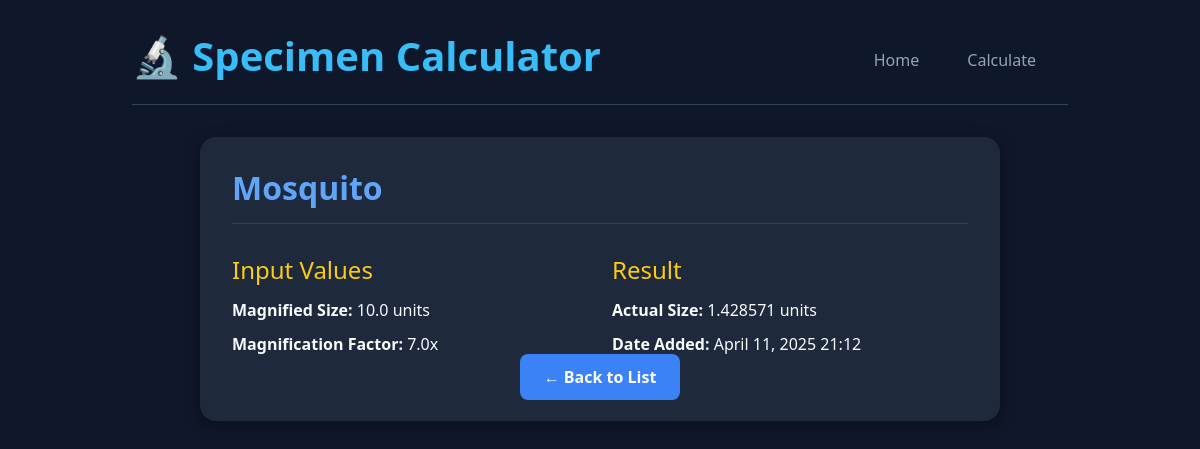
Page /specimen/1/ on the committed database.
### website/models.py (models this page shows, shortened)
class Specimen(models.Model):
    name = models.CharField(max_length=100)
    size = models.FloatField()
    mag_factor = models.FloatField()
    actual_size = models.FloatField()
    date_added = models.DateTimeField(default=timezone.now)

### website/views.py (the view)
# urls.py: path('specimen/<int:pk>/', SpecimenDetailView.as_view(), name='detail'),
class SpecimenDetailView(DetailView):
    model = Specimen
    template_name = 'website/detail.html'

### website/templates/website/detail.html (shortened to what this page needs)
{% extends "base.html" %}
{% block content %}
<div class="custom-card">
    <h2>{{ specimen.name }}</h2>
    <div class="row">
        <div class="col-md-6 info-section">
            <h4>Input Values</h4>
            <p><strong>Magnified Size:</strong> {{ specimen.size }} units</p>
            <p><strong>Magnification Factor:</strong> {{ specimen.mag_factor }}x</p>
        </div>
        <div class="col-md-6 info-section">
            <h4>Result</h4>
            <p><strong>Actual Size:</strong> {{ specimen.actual_size|floatformat:6 }} units</p>
            <p><strong>Date Added:</strong> {{ specimen.date_added|date:"F d, Y H:i" }}</p>
        </div>
    </div>
    <div class="text-center">
        <a href="{% url 'home' %}" class="btn-back">← Back to List</a>
    </div>
</div>
{% endblock content %}

### templates/base.html (style rules this page uses)
body { background-color: #0f172a; color: #f1f5f9; padding-top: 2rem; padding-bottom: 2rem; font-family: 'Segoe UI', Tahoma, Geneva, Verdana, sans-serif; }
a { color: #38bdf8; text-decoration: none; }

### website/templates/website/detail.html (style rules this page uses)
body { background-color: #0f172a; color: #f8fafc; font-family: 'Segoe UI', Tahoma, Geneva, Verdana, sans-serif; padding: 2rem 0; }
.custom-card { background: #1e293b; border-radius: 16px; padding: 2rem; box-shadow: 0 4px 16px rgba(0,0,0,0.4); max-width: 800px; margin: auto; }
.custom-card h2 { font-size: 2rem; font-weight: bold; color: #60a5fa; border-bottom: 1px solid #334155; padding-bottom: 1rem; }
.info-section { margin-top: 1.5rem; }
.info-section h4 { color: #facc15; margin-bottom: 0.8rem; }
.info-section p { font-size: 1rem; line-height: 1.6; margin-bottom: 0.5rem; }
.btn-back { margin-top: 2rem; background-color: #3b82f6; border: none; padding: 0.75rem 1.5rem; color: white; font-weight: bold; border-radius: 8px; text-decoration: none; transition: background-color 0.3s ease; }

### rows in the picture
Specimen: name "Mosquito", size "10.0", mag_factor "7.0", actual_size "1.428571", date_added "April 11, 2025 21:12"
